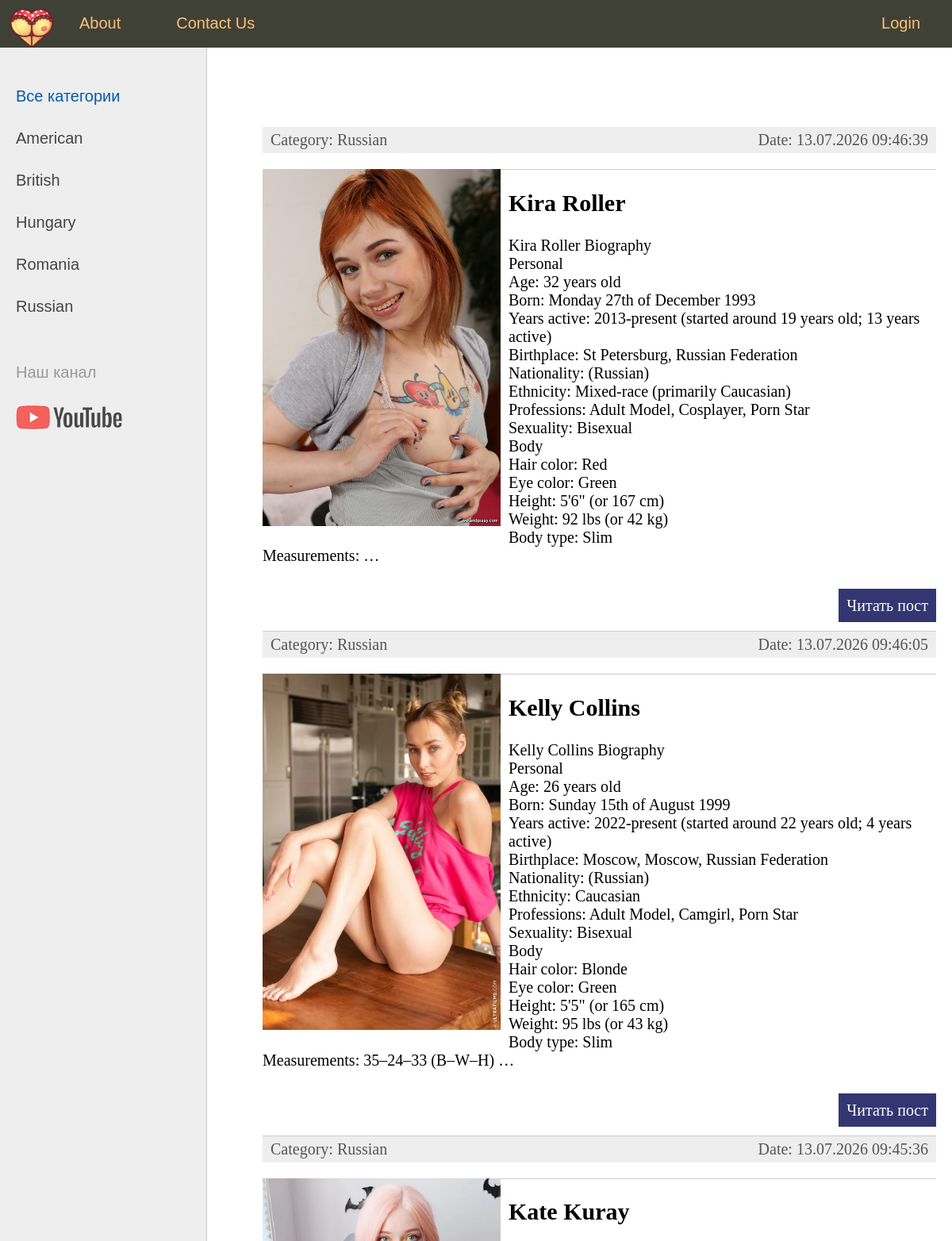
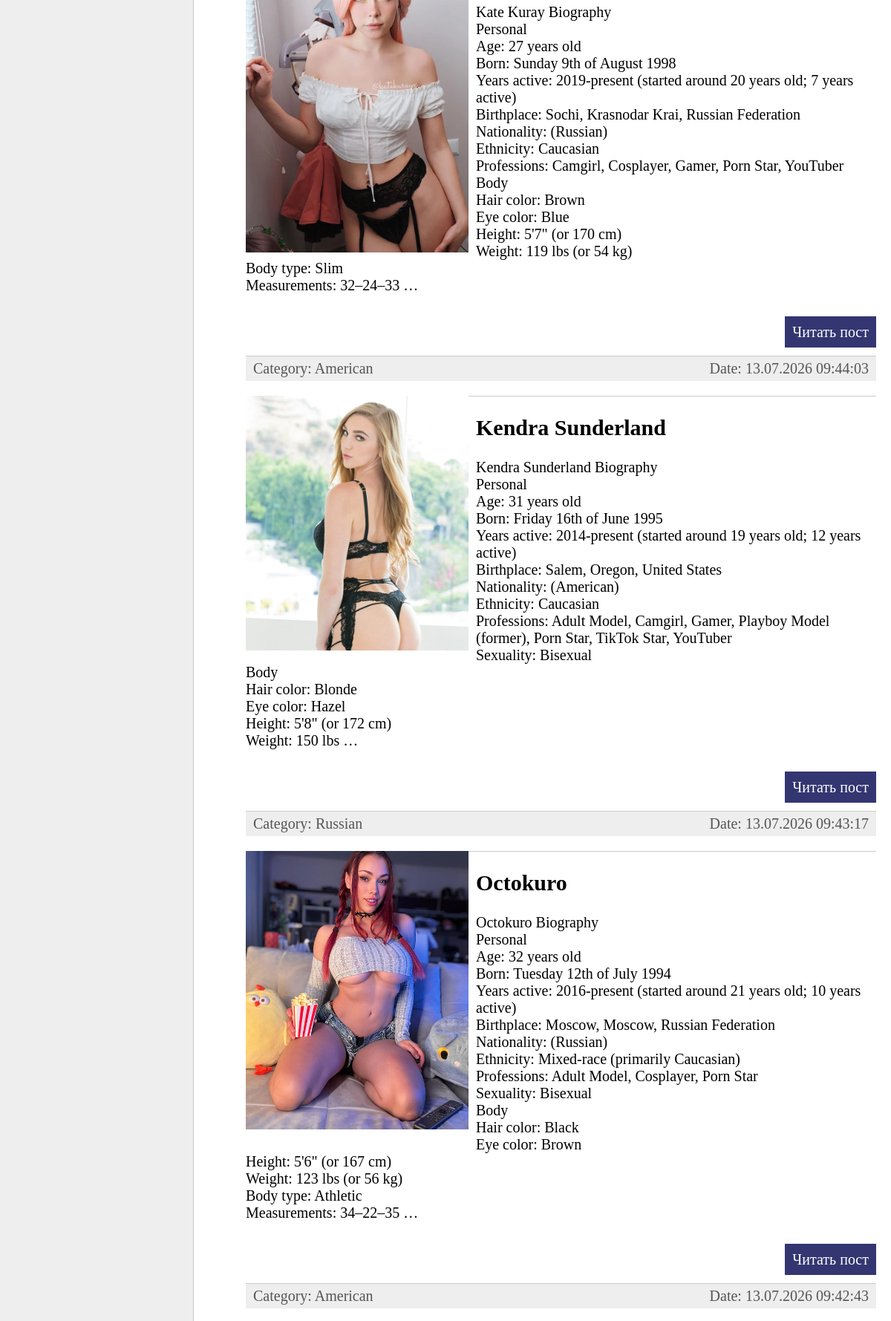
The page / (upper part) on the database its author committed (2 pictures, top to bottom).
### women/models.py (models this page shows, shortened)
class Category(models.Model):
    name=models.CharField(max_length=100,db_index=True,verbose_name='Ady')
    slug=models.SlugField(max_length=255,unique=True,db_index=True,verbose_name='URL')
    def __str__(self):
        return self.name
    def get_absolute_url(self):
        return reverse('category',kwargs={'cat_slug':self.slug})
    class Meta:
        verbose_name='Kategoriya'
        verbose_name_plural='Kategoriyalar'
        ordering=['id']

class Women(models.Model):
    title=models.CharField(max_length=255,verbose_name='Ady')
    slug=models.SlugField(max_length=255,unique=True,db_index=True,verbose_name='URL')
    content=models.TextField(blank=True,verbose_name='Tekst')
    photo=models.ImageField(upload_to="photos/%Y/%m/%d",verbose_name='Surat')
    time_create=models.DateTimeField(auto_now_add=True,verbose_name='Doran wagty')
    time_update=models.DateTimeField(auto_now=True,verbose_name='Uytgan wagty')
    is_published=models.BooleanField(default=True,verbose_name='Publikasiya')
    cat=models.ForeignKey('Category',on_delete=models.PROTECT,verbose_name='Kategoriya')
    def get_absolute_url(self):
        return reverse('post',kwargs={'post_slug':self.slug})
    class Meta:
        verbose_name='Pornstar'
        verbose_name_plural='PornStars'
        ordering=['-time_create','title']

### women/views.py (the view)
# urls.py: path('',WomenHome.as_view(),name='home'),
class WomenHome(DataMixin,ListView):
    model=Women
    template_name='women/index.html'
    context_object_name='posts'
    def get_context_data(self,*,object_list=None,**kwargs):
        context=super().get_context_data(**kwargs)
        c_def=self.get_user_context(title='Home Page')
        return dict(list(context.items())+list(c_def.items()))
    def get_queryset(self):
        return Women.objects.filter(is_published=True)

### women/templatetags/women_tags.py (called while the page is built)
@register.inclusion_tag('women/list_categories.html')
def show_categories(sort=None, cat_selected=0):
    if sort:
        cats=Category.objects.order_by(sort)
    else:
        cats=Category.objects.all()
    return {'cats':cats,'cat_selected':cat_selected}

### women/utils.py (called while the page is built)
    def get_user_context(self,**kwargs):
        context=kwargs
        cats=Category.objects.annotate(Count('women'))
        user_menu=menu.copy()
        if not self.request.user.is_authenticated:
            user_menu.pop(1)
        context['menu']=user_menu
        context['cats']=cats
        if 'cat_selected'not in context:
            context['cat_selected']=0
        return context

### women/templates/women/index.html (shortened to what this page needs)
{% extends 'women/base.html' %}
{% block content %}
<ul class="list-articles">
	{% for p in posts %}
			<li><div class="article-panel">
				<p class="first">Category: {{p.cat}}</p>
				<p class="last">Date: {{p.time_update|date:"d.m.Y H:i:s"}}</p>
			</div>
			{%if p.photo%}
			<p><img class="img-article-left tumb" src="{{p.photo.url}}" alt="{{p.title}}"></p>
			{%endif%}
			<li><h2>{{p.title}}</h2>
	{% autoescape on %}
	{{p.content|linebreaks|truncatewords:50}}
	{% endautoescape %}
			<p class="link-read-post"><a href="{{p.get_absolute_url}}">Читать пост</a></p>
			</li>
	{% endfor %}
</ul>
{% endblock %}

### women/templates/women/base.html (shortened to what this page needs)
{% load static %}
{% load women_tags%}
<!DOCTYPE html>
<html>
<head>
	<link type="text/css" href="{% static 'women/css/styles.css' %}" rel="stylesheet" />
</head>
<body>
<table class="table-page" border=0 cellpadding="0" cellspacing="0">
<tr><td valign=top>
{% block mainmenu %}
		<div class="header">
			<ul id="mainmenu" class="mainmenu">
			<li class="logo"><a href="{% url 'home' %}"><div class="logo"></div></a></li>
{% for m in menu %}
	{% if not forloop.last %}
			<li><a href="{% url m.url_name %}">{{m.title}}</a></li>
	{% else %}
			<li class="last"><a href="{% url m.url_name %}">{{m.title}}</a></li>
	{% endif %}
{% endfor %}
			</ul>
		</div>
{% endblock mainmenu %}
<table class="table-content" border=0 cellpadding="0" cellspacing="0">
<tr>
	<td valign="top" class="left-chapters">
	<ul id="leftchapters">
{% if cat_selected == 0 %}
		<li class="selected">Все категории</li>
{% else %}
		<li><a href="{% url 'home' %}">Все категории</a></li>
{% endif %}
{% for c in cats %}
{% if c.women__count > 0 %}
	{% if c.pk == cat_selected %}
		<li class="selected">{{c.name}}</li>
	{% else %}
		<li><a href="{{ c.get_absolute_url }}">{{c.name}}</a></li>
	{% endif %}
{% endif %}
{% endfor %}
		<li class="share">
		<p>Наш канал</p>
		<a class="share-yt" href="https://www.youtube.com/channel/UClJzWfGWuGJL2t-3dYKcHTA/playlists" target="_blank" rel="nofollow"></a>
		</li>
	</ul>
</td>
<td valign="top" class="content">
	<div class="content-text">
{% block content %}
{% endblock %}
	</div>
</td></tr></table>
</td></tr>
</table>
</body>
</html>

### women/static/women/css/styles.css (style rules this page uses)
html, body { font-family: 'Arial'; margin: 0; padding: 0; height: 100%; width: 100%; color: #444; }
a { color: #0059b2; text-decoration: none; }
img { max-width: 600px; height: auto; }
img.img-article-left { max-width: 300px; height: auto; float: left; padding: 0 10px 10px 0; }
p.link-read-post { text-align: right; }
p.link-read-post a { padding: 10px; min-width: 100px; background: #333671; color: #fff; text-decoration: none; }
div.article-panel { background: #eee; padding: 5px 10px 5px 10px; box-sizing: border-box; overflow: hidden; color: #555; }
div.article-panel p.first { margin: 0; float: left; }
div.article-panel p.last { margin: 0; float: right; }
ul.list-articles { list-style: none; margin: 0; padding: 0; }
ul.list-articles li { border-bottom: 1px solid #ccc; }
.table-page { width: 100%; height: 100%; vertical-align: top; }
.table-page tr { height: 100%; }
.header { background: #3F4137; height: 60px; }
.logo { background: url('../images/logo.png') no-repeat 10px 5px; width: 70px; height: 60px; }
ul.mainmenu { list-style: none; margin: 0; padding: 0; height: 60px; color: #fdc073; font-size: 20px; overflow: hidden; }
ul.mainmenu li { float: left; margin: 18px 40px 0 30px; }
ul.mainmenu li.logo { margin: 0; }
ul.mainmenu li.last { float: right; }
ul.mainmenu li a { color: #fdc073; text-decoration: none; }
.table-content { width: 100%; min-height: 100%; height: 100%; }
.left-chapters { margin: 0; background: #eee; border-right: 1px solid #ccc; min-height: 100%; }
.left-chapters ul { width: 230px; min-height: 100%; margin: 0; padding: 20px 10px 10px 20px; list-style: none; font-size: 20px; }
.left-chapters ul li { margin: 30px 0 0 0; color: #999; }
.left-chapters ul li.selected { color: #0059b2; }
.left-chapters ul li a { color: #444; text-decoration: none; }
.left-chapters ul li.share { margin: 60px 0 0 0; }
.left-chapters ul li.share p { margin: 30px 0 30px 0; }
.left-chapters ul li.share a { display: inline-block; width: 40px; height: 40px; margin: 0 20px 0 0; }
.left-chapters ul li.share a.share-yt { width: 100%; height: 30px; background: url('../images/share_yt.png') no-repeat 0 0 }
.content { padding: 40px 20px 20px 40px; width: 100%; box-sizing: border-box; }
.content-text { margin: 60px 0 0 30px; color: #000; font-size: 20px; font-family: Yandex Sans Display Light; }

### rows shown on the page
Category: name "American"
Category: name "British"
Category: name "Hungary"
Category: name "Romania"
Category: name "Russian"
Women: cat "Russian", time_update "13.07.2026 09:46:39", photo (picture), title "Kira Roller", content "Kira Roller Biography Personal Age: 32 years old Born: Monday 27th of December 1993 Years active: 2013-present (started around 19 years old; 13 years active) Birthplace: St Petersburg, Russian Federation Nationality: (Russian) Ethnicity: Mixed-race (primarily Caucasian) Professions: Adult Model, Cosplayer, Porn Star Sexuality: Bisexual Body Hair color: Red Eye color: Green Height: 5'6\" (or 167 cm) Weight: 92 lbs (or 42 kg) Body type: Slim Measurements: …"
Women: cat "Russian", time_update "13.07.2026 09:46:05", photo (picture), title "Kelly Collins", content "Kelly Collins Biography Personal Age: 26 years old Born: Sunday 15th of August 1999 Years active: 2022-present (started around 22 years old; 4 years active) Birthplace: Moscow, Moscow, Russian Federation Nationality: (Russian) Ethnicity: Caucasian Professions: Adult Model, Camgirl, Porn Star Sexuality: Bisexual Body Hair color: Blonde Eye color: Green Height: 5'5\" (or 165 cm) Weight: 95 lbs (or 43 kg) Body type: Slim Measurements: 35–24–33 (B–W–H) …"
Women: cat "Russian", time_update "13.07.2026 09:45:36", photo (picture), title "Kate Kuray", content "Kate Kuray Biography Personal Age: 27 years old Born: Sunday 9th of August 1998 Years active: 2019-present (started around 20 years old; 7 years active) Birthplace: Sochi, Krasnodar Krai, Russian Federation Nationality: (Russian) Ethnicity: Caucasian Professions: Camgirl, Cosplayer, Gamer, Porn Star, YouTuber Body Hair color: Brown Eye color: Blue Height: 5'7\" (or 170 cm) Weight: 119 lbs (or 54 kg) Body type: Slim Measurements: 32–24–33 …"
Women: cat "American", time_update "13.07.2026 09:44:03", photo (picture), title "Kendra Sunderland", content "Kendra Sunderland Biography Personal Age: 31 years old Born: Friday 16th of June 1995 Years active: 2014-present (started around 19 years old; 12 years active) Birthplace: Salem, Oregon, United States Nationality: (American) Ethnicity: Caucasian Professions: Adult Model, Camgirl, Gamer, Playboy Model (former), Porn Star, TikTok Star, YouTuber Sexuality: Bisexual Body Hair color: Blonde Eye color: Hazel Height: 5'8\" (or 172 cm) Weight: 150 lbs …"
Women: cat "Russian", time_update "13.07.2026 09:43:17", photo (picture), title "Octokuro", content "Octokuro Biography Personal Age: 32 years old Born: Tuesday 12th of July 1994 Years active: 2016-present (started around 21 years old; 10 years active) Birthplace: Moscow, Moscow, Russian Federation Nationality: (Russian) Ethnicity: Mixed-race (primarily Caucasian) Professions: Adult Model, Cosplayer, Porn Star Sexuality: Bisexual Body Hair color: Black Eye color: Brown Height: 5'6\" (or 167 cm) Weight: 123 lbs (or 56 kg) Body type: Athletic Measurements: 34–22–35 …"
Women: cat "American", time_update "13.07.2026 09:42:43"

### other values the page prints
{{ m.title }} "About" "Contact Us"
{{ m.title }} "Login"
